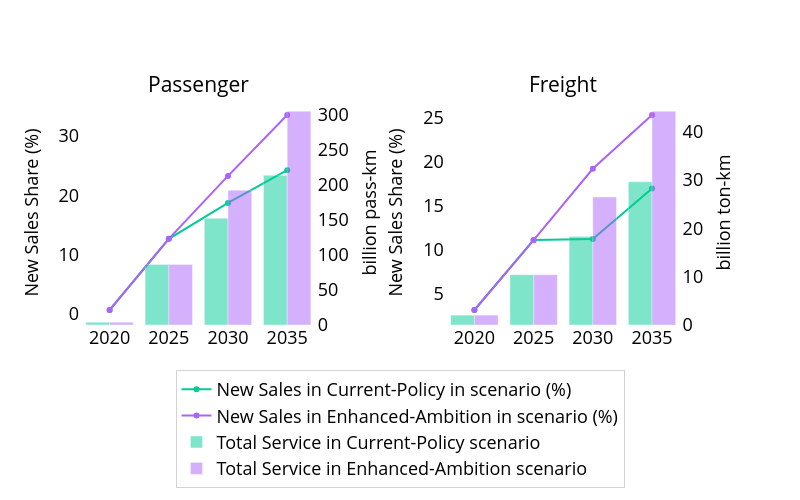

Notebook code for this chart:
### Code cell
# Assign consistent colors for scenarios
color_map = {
    scenarios[0]: '#00CC96',   # blue
    scenarios[1]: '#AB63FA'
}


# Create subplot layout with secondary_y enabled in the first plot
fig = make_subplots(
    rows=1,
    cols=2,
    subplot_titles=["Passenger", "Freight"],
    specs=[[{"secondary_y": True}, {"secondary_y": True}]]
)

# First y-axis: Total passenger km
dfServiceRatioPass = dfServiceRatio[dfServiceRatio['Units'] == 'million pass-km']
for scenario in scenarios:
    scenario_data = dfServiceRatioPass[dfServiceRatioPass['scenario'] == scenario]
    fig.add_trace(
        go.Scatter(
            x=scenario_data['Year'],
            y=scenario_data['value'],
            name=f"New Sales in {scenario} in scenario (%)",
            mode='lines+markers',
            line=dict(color=color_map[scenario]),
        ),
        row=1,
        col=1,
        secondary_y=False
    )

# Second y-axis (right): ZEV passenger km
dfServiceZevPass = dfServiceZev[dfServiceZev['Units'] == 'million pass-km']
for scenario in scenarios:
    scenario_data = dfServiceZevPass[dfServiceZevPass['scenario'] == scenario]
    fig.add_trace(
        go.Bar(
            x=scenario_data['Year'],
            y=scenario_data['value'],
            name=f"Total Service in {scenario} scenario",
            marker_color=color_map[scenario],
            opacity=0.5
        ),
        row=1,
        col=1,
        secondary_y=True
    )

# First y-axis: Total passenger km
dfServiceRatioFreight = dfServiceRatio[dfServiceRatio['Units'] == 'million ton-km']
for scenario in scenarios:
    scenario_data = dfServiceRatioFreight[dfServiceRatioFreight['scenario'] == scenario]
    fig.add_trace(
        go.Scatter(
            x=scenario_data['Year'],
            y=scenario_data['value'],
            name=f"New Sales in {scenario} in scenario (%)",
            mode='lines+markers',
            line=dict(color=color_map[scenario]),
            showlegend=False
        ),
        row=1,
        col=2,
        secondary_y=False
    )

# Second y-axis (right): ZEV passenger km
dfServiceZevFreight = dfServiceZev[dfServiceZev['Units'] == 'million ton-km']
for scenario in scenarios:
    scenario_data = dfServiceZevFreight[dfServiceZevFreight['scenario'] == scenario]
    fig.add_trace(
        go.Bar(
            x=scenario_data['Year'],
            y=scenario_data['value'],
            name=f"Total Service in {scenario} scenario",
            marker_color=color_map[scenario],
            opacity=0.5,
            showlegend=False
        ),
        row=1,
        col=2,
        secondary_y=True
    )

# Apply layout formatting again
fig.update_layout(
    height=500,
    width=800,
    # title_text="<b>Projected ZEV Penetrations of Korea through 2035</b>",
    # title_font_size=18,
    # title_x=0.5,
    barmode='group',
    yaxis_title='Million pass–km/ton–km',
    xaxis_title=None,
    plot_bgcolor='white',
    paper_bgcolor='white',
    font=dict(color='black'),
    legend=dict(bgcolor='white'),
)

# Subplot (1,1)
fig.update_yaxes(title_text="New Sales Share (%)", secondary_y=False, row=1, col=1)
fig.update_yaxes(title_text="billion pass-km", secondary_y=True, row=1, col=1)

# Subplot (1,2)
fig.update_yaxes(title_text="New Sales Share (%)", secondary_y=False, row=1, col=2)
fig.update_yaxes(title_text="billion ton-km", secondary_y=True, row=1, col=2)

fig.update_yaxes(tickformat=',d', row=1, col=1)
fig.update_yaxes(tickformat=',d', row=1, col=2)

fig.update_layout(
    legend=dict(
        x=0.5,
        y=-0.2,
        xanchor='center',
        yanchor='top',
        orientation='h',  # horizontal layout
        bgcolor='white',
        bordercolor='lightgray',
        borderwidth=1,
        font=dict(size=18),
    )
)

# adjust axis labels and ticks
fig.update_xaxes(title_font=dict(size=18), tickfont=dict(size=18))
fig.update_yaxes(title_font=dict(size=18), tickfont=dict(size=18))

# bump the subplot titles
fig.update_annotations(font=dict(size=21))

# (if you also set a main title earlier)
# fig.update_layout(title=dict(font=dict(size=25)))

fig.show()

### Figure 1 — Plotly figure (JSON) as saved in the notebook; plotly's stock layout.template omitted (floating-point values rounded to 4 significant figures)
{"data": [{"line": {"color": "#00CC96"}, "mode": "lines+markers", "name": "New Sales in Current-Policy in scenario (%)", "type": "scatter", "x": [2020, 2025, 2030, 2035], "xaxis": "x", "y": [0.6678, 12.68, 18.72, 24.26], "yaxis": "y"}, {"line": {"color": "#AB63FA"}, "mode": "lines+markers", "name": "New Sales in Enhanced-Ambition in scenario (%)", "type": "scatter", "x": [2020, 2025, 2030, 2035], "xaxis": "x", "y": [0.6678, 12.68, 23.29, 33.56], "yaxis": "y"}, {"marker": {"color": "#00CC96"}, "name": "Total Service in Current-Policy scenario", "opacity": 0.5, "type": "bar", "x": [2020, 2025, 2030, 2035], "xaxis": "x", "y": [3.982, 86.51, 152.3, 213.7], "yaxis": "y2"}, {"marker": {"color": "#AB63FA"}, "name": "Total Service in Enhanced-Ambition scenario", "opacity": 0.5, "type": "bar", "x": [2020, 2025, 2030, 2035], "xaxis": "x", "y": [3.982, 86.52, 192.5, 305.1], "yaxis": "y2"}, {"line": {"color": "#00CC96"}, "mode": "lines+markers", "name": "New Sales in Current-Policy in scenario (%)", "showlegend": false, "type": "scatter", "x": [2020, 2025, 2030, 2035], "xaxis": "x2", "y": [3.137, 11.07, 11.2, 16.92], "yaxis": "y3"}, {"line": {"color": "#AB63FA"}, "mode": "lines+markers", "name": "New Sales in Enhanced-Ambition in scenario (%)", "showlegend": false, "type": "scatter", "x": [2020, 2025, 2030, 2035], "xaxis": "x2", "y": [3.137, 11.05, 19.16, 25.26], "yaxis": "y3"}, {"marker": {"color": "#00CC96"}, "name": "Total Service in Current-Policy scenario", "opacity": 0.5, "showlegend": false, "type": "bar", "x": [2020, 2025, 2030, 2035], "xaxis": "x2", "y": [2.047, 10.42, 18.3, 29.64], "yaxis": "y4"}, {"marker": {"color": "#AB63FA"}, "name": "Total Service in Enhanced-Ambition scenario", "opacity": 0.5, "showlegend": false, "type": "bar", "x": [2020, 2025, 2030, 2035], "xaxis": "x2", "y": [2.047, 10.41, 26.51, 44.24], "yaxis": "y4"}], "layout": {"annotations": [{"font": {"size": 21}, "showarrow": false, "text": "Passenger", "x": 0.185, "xanchor": "center", "xref": "paper", "y": 1, "yanchor": "bottom", "yref": "paper"}, {"font": {"size": 21}, "showarrow": false, "text": "Freight", "x": 0.755, "xanchor": "center", "xref": "paper", "y": 1, "yanchor": "bottom", "yref": "paper"}], "barmode": "group", "font": {"color": "black"}, "height": 500, "legend": {"bgcolor": "white", "bordercolor": "lightgray", "borderwidth": 1, "font": {"size": 18}, "orientation": "h", "x": 0.5, "xanchor": "center", "y": -0.2, "yanchor": "top"}, "paper_bgcolor": "white", "plot_bgcolor": "white", "width": 800, "xaxis": {"anchor": "y", "domain": [0, 0.37], "tickfont": {"size": 18}, "title": {"font": {"size": 18}}}, "xaxis2": {"anchor": "y3", "domain": [0.57, 0.94], "tickfont": {"size": 18}, "title": {"font": {"size": 18}}}, "yaxis": {"anchor": "x", "domain": [0, 1], "tickfont": {"size": 18}, "tickformat": ",d", "title": {"font": {"size": 18}, "text": "New Sales Share (%)"}}, "yaxis2": {"anchor": "x", "overlaying": "y", "side": "right", "tickfont": {"size": 18}, "tickformat": ",d", "title": {"font": {"size": 18}, "text": "billion pass-km"}}, "yaxis3": {"anchor": "x2", "domain": [0, 1], "tickfont": {"size": 18}, "tickformat": ",d", "title": {"font": {"size": 18}, "text": "New Sales Share (%)"}}, "yaxis4": {"anchor": "x2", "overlaying": "y3", "side": "right", "tickfont": {"size": 18}, "tickformat": ",d", "title": {"font": {"size": 18}, "text": "billion ton-km"}}}}
